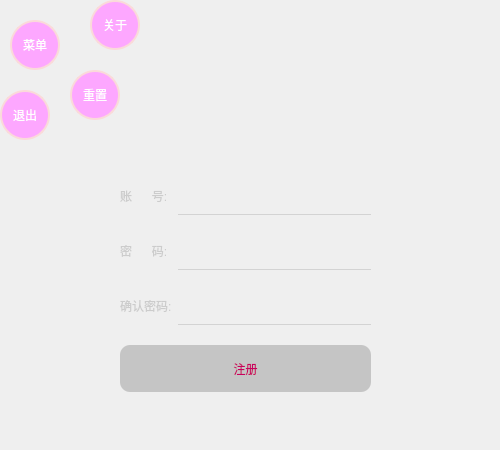
<?xml version="1.0" encoding="UTF-8"?>
<ui version="4.0">
 <class>Form</class>
 <widget class="QWidget" name="Form">
  <property name="geometry">
   <rect>
    <x>0</x>
    <y>0</y>
    <width>500</width>
    <height>450</height>
   </rect>
  </property>
  <property name="minimumSize">
   <size>
    <width>500</width>
    <height>450</height>
   </size>
  </property>
  <property name="maximumSize">
   <size>
    <width>500</width>
    <height>450</height>
   </size>
  </property>
  <property name="windowTitle">
   <string>Form</string>
  </property>
  <property name="styleSheet">
   <string notr="true">QWidget#Form{
	border-image: url(:/register/images/register_background.jpg);
}</string>
  </property>
  <widget class="QPushButton" name="main_menu_btn">
   <property name="geometry">
    <rect>
     <x>10</x>
     <y>20</y>
     <width>50</width>
     <height>50</height>
    </rect>
   </property>
   <property name="styleSheet">
    <string notr="true">QPushButton{
	border-radius:25px;
	background-color:rgb(253, 167, 255);
	color:white;
	border:2px solid rgb(250, 218, 218);
}

QPushButton:hover{
	border:4px double rgb(239, 160, 179);
}

QPushButton:checked{
	background-color:rgb(209, 0, 209);
}</string>
   </property>
   <property name="text">
    <string>菜单</string>
   </property>
   <property name="checkable">
    <bool>true</bool>
   </property>
  </widget>
  <widget class="QPushButton" name="about_menu_btn">
   <property name="geometry">
    <rect>
     <x>90</x>
     <y>0</y>
     <width>50</width>
     <height>50</height>
    </rect>
   </property>
   <property name="styleSheet">
    <string notr="true">QPushButton{
	border-radius:25px;
	background-color:rgb(253, 167, 255);
	color:white;
	border:2px solid rgb(250, 218, 218);
}

QPushButton:hover{
	border:4px double rgb(239, 160, 179);
}

QPushButton:checked{
	background-color:rgb(209, 0, 209);
}</string>
   </property>
   <property name="text">
    <string>关于</string>
   </property>
   <property name="checkable">
    <bool>false</bool>
   </property>
  </widget>
  <widget class="QPushButton" name="reset_menu_btn">
   <property name="geometry">
    <rect>
     <x>70</x>
     <y>70</y>
     <width>50</width>
     <height>50</height>
    </rect>
   </property>
   <property name="styleSheet">
    <string notr="true">QPushButton{
	border-radius:25px;
	background-color:rgb(253, 167, 255);
	color:white;
	border:2px solid rgb(250, 218, 218);
}

QPushButton:hover{
	border:4px double rgb(239, 160, 179);
}

QPushButton:checked{
	background-color:rgb(209, 0, 209);
}</string>
   </property>
   <property name="text">
    <string>重置</string>
   </property>
   <property name="checkable">
    <bool>false</bool>
   </property>
  </widget>
  <widget class="QPushButton" name="exit_menu_btn">
   <property name="geometry">
    <rect>
     <x>0</x>
     <y>90</y>
     <width>50</width>
     <height>50</height>
    </rect>
   </property>
   <property name="styleSheet">
    <string notr="true">QPushButton{
	border-radius:25px;
	background-color:rgb(253, 167, 255);
	color:white;
	border:2px solid rgb(250, 218, 218);
}

QPushButton:hover{
	border:4px double rgb(239, 160, 179);
}

QPushButton:checked{
	background-color:rgb(209, 0, 209);
}</string>
   </property>
   <property name="text">
    <string>退出</string>
   </property>
   <property name="checkable">
    <bool>false</bool>
   </property>
  </widget>
  <widget class="QWidget" name="layoutWidget">
   <property name="geometry">
    <rect>
     <x>120</x>
     <y>180</y>
     <width>251</width>
     <height>212</height>
    </rect>
   </property>
   <layout class="QFormLayout" name="formLayout">
    <property name="sizeConstraint">
     <enum>QLayout::SetDefaultConstraint</enum>
    </property>
    <property name="verticalSpacing">
     <number>20</number>
    </property>
    <item row="0" column="0">
     <widget class="QLabel" name="label">
      <property name="styleSheet">
       <string notr="true">color:rgb(204,204,204);
font: 12pt &quot;微软雅黑&quot;;</string>
      </property>
      <property name="text">
       <string>账      号:</string>
      </property>
     </widget>
    </item>
    <item row="0" column="1">
     <widget class="QLineEdit" name="account_le">
      <property name="minimumSize">
       <size>
        <width>0</width>
        <height>35</height>
       </size>
      </property>
      <property name="styleSheet">
       <string notr="true">background-color:transparent;
color:rgb(240, 240, 240);
border:none;
border-bottom:1px solid lightgrey;</string>
      </property>
      <property name="clearButtonEnabled">
       <bool>true</bool>
      </property>
     </widget>
    </item>
    <item row="1" column="0">
     <widget class="QLabel" name="label_2">
      <property name="styleSheet">
       <string notr="true">color:rgb(204,204,204);
font: 12pt &quot;微软雅黑&quot;;</string>
      </property>
      <property name="text">
       <string>密      码:</string>
      </property>
     </widget>
    </item>
    <item row="1" column="1">
     <widget class="QLineEdit" name="password_le">
      <property name="minimumSize">
       <size>
        <width>0</width>
        <height>35</height>
       </size>
      </property>
      <property name="styleSheet">
       <string notr="true">background-color:transparent;
color:rgb(240, 240, 240);
border:none;
border-bottom:1px solid lightgrey;</string>
      </property>
      <property name="clearButtonEnabled">
       <bool>true</bool>
      </property>
     </widget>
    </item>
    <item row="2" column="0">
     <widget class="QLabel" name="label_3">
      <property name="styleSheet">
       <string notr="true">color:rgb(204,204,204);
font: 12pt &quot;微软雅黑&quot;;</string>
      </property>
      <property name="text">
       <string>确认密码:</string>
      </property>
     </widget>
    </item>
    <item row="2" column="1">
     <widget class="QLineEdit" name="confirm_pwd_le">
      <property name="minimumSize">
       <size>
        <width>0</width>
        <height>35</height>
       </size>
      </property>
      <property name="styleSheet">
       <string notr="true">background-color:transparent;
color:rgb(240, 240, 240);
border:none;
border-bottom:1px solid lightgrey;</string>
      </property>
      <property name="clearButtonEnabled">
       <bool>true</bool>
      </property>
     </widget>
    </item>
    <item row="3" column="0" colspan="2">
     <widget class="QPushButton" name="register_btn">
      <property name="enabled">
       <bool>false</bool>
      </property>
      <property name="sizePolicy">
       <sizepolicy hsizetype="Minimum" vsizetype="Expanding">
        <horstretch>0</horstretch>
        <verstretch>0</verstretch>
       </sizepolicy>
      </property>
      <property name="minimumSize">
       <size>
        <width>0</width>
        <height>45</height>
       </size>
      </property>
      <property name="styleSheet">
       <string notr="true">QPushButton{	
	background-color: rgb(255, 170, 127);
	color:rgb(201,0,94);
	border-radius:10px;
}

QPushButton:hover{	
	background-color: rgb(255, 192, 167);
}
QPushButton:pressed{	
	background-color: rgb(218, 145, 108);
}

QPushButton:disabled{	
	background-color: rgb(197,197 ,197 );
}
</string>
      </property>
      <property name="text">
       <string>注册</string>
      </property>
     </widget>
    </item>
   </layout>
  </widget>
  <zorder>about_menu_btn</zorder>
  <zorder>reset_menu_btn</zorder>
  <zorder>exit_menu_btn</zorder>
  <zorder>layoutWidget</zorder>
  <zorder>main_menu_btn</zorder>
 </widget>
 <resources>
  <include location="../images.qrc"/>
 </resources>
 <connections>
  <connection>
   <sender>main_menu_btn</sender>
   <signal>clicked(bool)</signal>
   <receiver>Form</receiver>
   <slot>show_hide_menu()</slot>
   <hints>
    <hint type="sourcelabel">
     <x>29</x>
     <y>38</y>
    </hint>
    <hint type="destinationlabel">
     <x>-36</x>
     <y>65</y>
    </hint>
   </hints>
  </connection>
  <connection>
   <sender>about_menu_btn</sender>
   <signal>clicked()</signal>
   <receiver>Form</receiver>
   <slot>about_lk()</slot>
   <hints>
    <hint type="sourcelabel">
     <x>124</x>
     <y>42</y>
    </hint>
    <hint type="destinationlabel">
     <x>-30</x>
     <y>171</y>
    </hint>
   </hints>
  </connection>
  <connection>
   <sender>reset_menu_btn</sender>
   <signal>clicked()</signal>
   <receiver>Form</receiver>
   <slot>reset()</slot>
   <hints>
    <hint type="sourcelabel">
     <x>88</x>
     <y>114</y>
    </hint>
    <hint type="destinationlabel">
     <x>-29</x>
     <y>197</y>
    </hint>
   </hints>
  </connection>
  <connection>
   <sender>exit_menu_btn</sender>
   <signal>clicked()</signal>
   <receiver>Form</receiver>
   <slot>exit_pane()</slot>
   <hints>
    <hint type="sourcelabel">
     <x>23</x>
     <y>122</y>
    </hint>
    <hint type="destinationlabel">
     <x>-11</x>
     <y>228</y>
    </hint>
   </hints>
  </connection>
  <connection>
   <sender>register_btn</sender>
   <signal>clicked()</signal>
   <receiver>Form</receiver>
   <slot>check_register()</slot>
   <hints>
    <hint type="sourcelabel">
     <x>216</x>
     <y>379</y>
    </hint>
    <hint type="destinationlabel">
     <x>174</x>
     <y>426</y>
    </hint>
   </hints>
  </connection>
  <connection>
   <sender>account_le</sender>
   <signal>textChanged(QString)</signal>
   <receiver>Form</receiver>
   <slot>enable_register_btn()</slot>
   <hints>
    <hint type="sourcelabel">
     <x>351</x>
     <y>195</y>
    </hint>
    <hint type="destinationlabel">
     <x>546</x>
     <y>200</y>
    </hint>
   </hints>
  </connection>
  <connection>
   <sender>password_le</sender>
   <signal>textChanged(QString)</signal>
   <receiver>Form</receiver>
   <slot>enable_register_btn()</slot>
   <hints>
    <hint type="sourcelabel">
     <x>328</x>
     <y>252</y>
    </hint>
    <hint type="destinationlabel">
     <x>534</x>
     <y>259</y>
    </hint>
   </hints>
  </connection>
  <connection>
   <sender>confirm_pwd_le</sender>
   <signal>textChanged(QString)</signal>
   <receiver>Form</receiver>
   <slot>enable_register_btn()</slot>
   <hints>
    <hint type="sourcelabel">
     <x>346</x>
     <y>307</y>
    </hint>
    <hint type="destinationlabel">
     <x>557</x>
     <y>324</y>
    </hint>
   </hints>
  </connection>
 </connections>
 <slots>
  <slot>show_hide_menu()</slot>
  <slot>about_lk()</slot>
  <slot>reset()</slot>
  <slot>exit_pane()</slot>
  <slot>check_register()</slot>
  <slot>enable_register_btn()</slot>
 </slots>
</ui>
